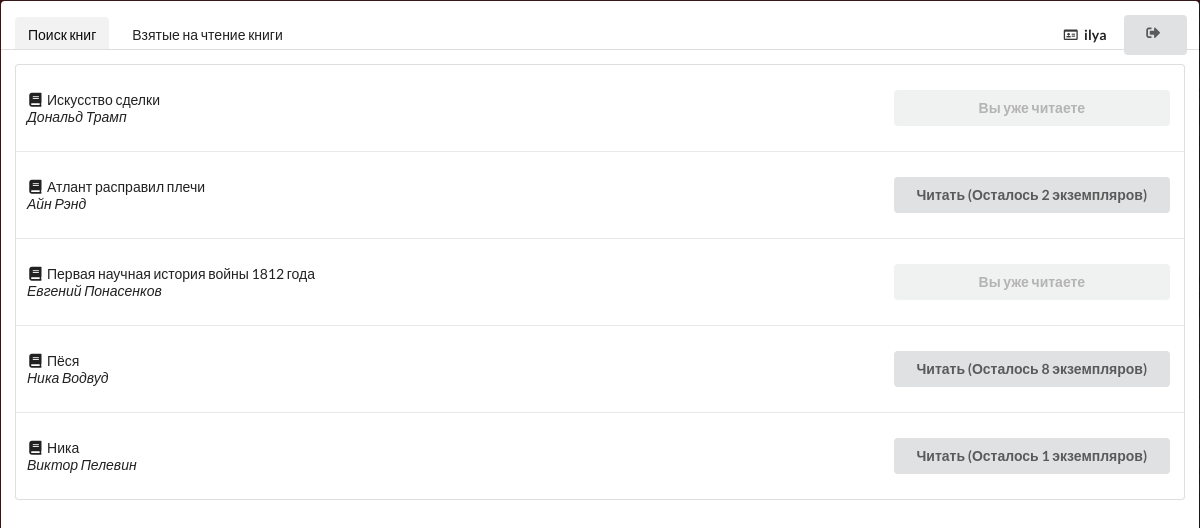
Before: /main/search/ (signed in) with the older database file.
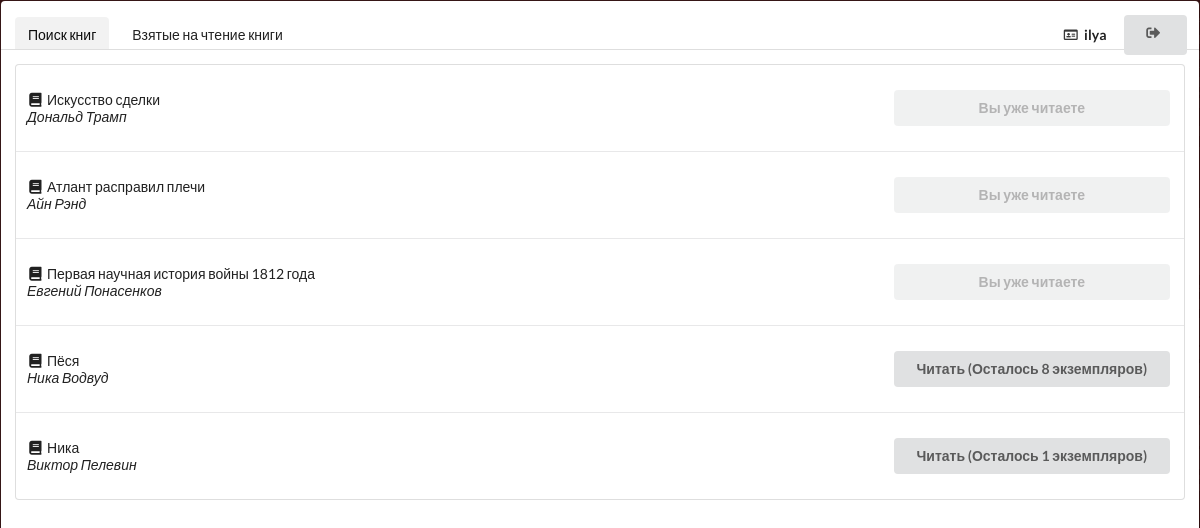
After: the same page with the newer database file.
### Books/models.py (models this page shows)
class Book(models.Model):
    title = models.CharField(max_length=50, help_text="Название книги")
    author = models.CharField(max_length=50, help_text="Автор книги")
    cover = models.ImageField(upload_to="covers")
    pdf = models.FileField(upload_to="pdf")
    count = models.IntegerField()

### Books/views.py (the view)
# urls.py: path('search/', views.Searching, name='search'),
def Searching(request):
    current_user = request.user
    books = Book.objects.all()
    reading = ReadingList.objects.all().filter(user_id=current_user)
    array = []
    for r in reading:
        array.append(r.book_id)
    complete = CompleteList.objects.all().filter(user_id=current_user)
    return render(request, 'Books/search.html', {'array': array, 'complete': complete, 'books':books})

### Books/templates/Books/search.html (shortened to what this page needs)
{% extends 'Books/base.html' %}
{% block panel %}
                <a class="active item">
                    Поиск книг
                </a>
                <a class="item" href="/main">
                    Взятые на чтение книги
                </a>
                <div class="right menu">
                    <a class="item">
                        <i class="id card outline icon"></i> <b>{{ user.username }}</b>
                    </a>
                    <div class="ui vertical animated button" tabindex="0">
                        <div class="visible content">
                            <i class="sign out icon"></i>
                        </div>
                    </div>
                </div>
{% endblock %}
{% block table_content %}
{% for book in books %}
{% if book in array %}
    <tr>
                        <td class="collapsing">
                            <div class = "bookTitle" data-html="<div class='header'></div><div class='content'><img class='ui small image' src='{{ book.cover.url }}'>" data-position="bottom right" ><i class="book icon"></i>{{ book.title }}</div>
                            <i>{{ book.author }}</i>
                        </td>
                        <td class="right aligned collapsing">
                            <form method="POST" action="create/">
        <p>
        <button type="submit" value="Сохранить" class="ui button disabled" style="width: 50%;">
            Вы уже читаете
                </button>
    </form>
                        </td>
                    </tr>
{% elif book.count > 0 %}
                    <tr>
                        <td class="collapsing">
                            <div class = "bookTitle" data-html="<div class='header'></div><div class='content'><img class='ui small image' src='{{ book.cover.url }}'>" data-position="bottom right" ><i class="book icon"></i>{{ book.title }}</div>
                            <i>{{ book.author }}</i>
                        </td>
                        <td class="right aligned collapsing">
                            <form method="POST" action="create/">
        <p>
        <button type="submit" value="Сохранить" class="ui button" style="width: 50%;">
            Читать (Осталось {{ book.count }} экземпляров)
                </button>
    </form>
                        </td>
                    </tr>
    {% endif %}
{% endfor %}
{% endblock %}

Changed rows visible on the page:
changed Book "Атлант расправил плечи": count "2" → (not shown)
